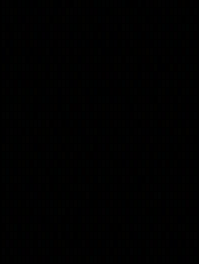
Frame 1 (no input)
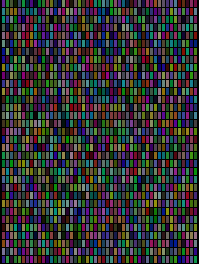
Frame 60 (the mouse pressed at the canvas centre just before this capture)
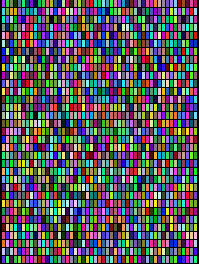
Frame 120 (the mouse held since frame 60 and released just before this capture)

The Processing sketch that drew these frames (run headless with seeded random() and noise(); from frame 60 on, the mouse is pressed at the canvas centre):

// Processing sketch: processing_11522
// ── processing_11522.pde

color[][] c0;
color[][] c1;
int w=49;
int h=33;
int last=0;
float r;
void setup() {
  size(199,264);
  c0 = new color[w][h];
  c1 = new color[w][h];
  //frameRate(2);
  for( int y=0; y<h; y++ ) {
    for( int x=0; x<w; x++ ) {
      c1[x][y] = color(0);
      c0[x][y] = color(random(255),random(255),random(255));
    }
  }
  background(0);
  
}

void draw() {
  r=r+0.01;
  if( r>1 ) r = 1;

  noStroke();
  for( int y=0; y<h; y++ ) {
    for( int x=0; x<w; x++ ) {
      color c = lerpColor(c1[x][y],c0[x][y],r);
      fill( c );
      rect( x*4+2,y*8+0,3,7);
    }
  }
    
  if( millis() - last > 3000 ) {
    last = millis();
    r = 0;
    for( int y=0; y<h; y++ ) {
      for( int x=0; x<w; x++ ) {
        c1[x][y] = c0[x][y];
        c0[x][y] = color(random(255),random(255),random(255));
      }
    }
  }
  
  windows();
}

void windows() {
  stroke(0);
  strokeWeight(1);
  for( int x=1; x<width; x+=4 ) {
    line(x,0,x,height);
  }
}
